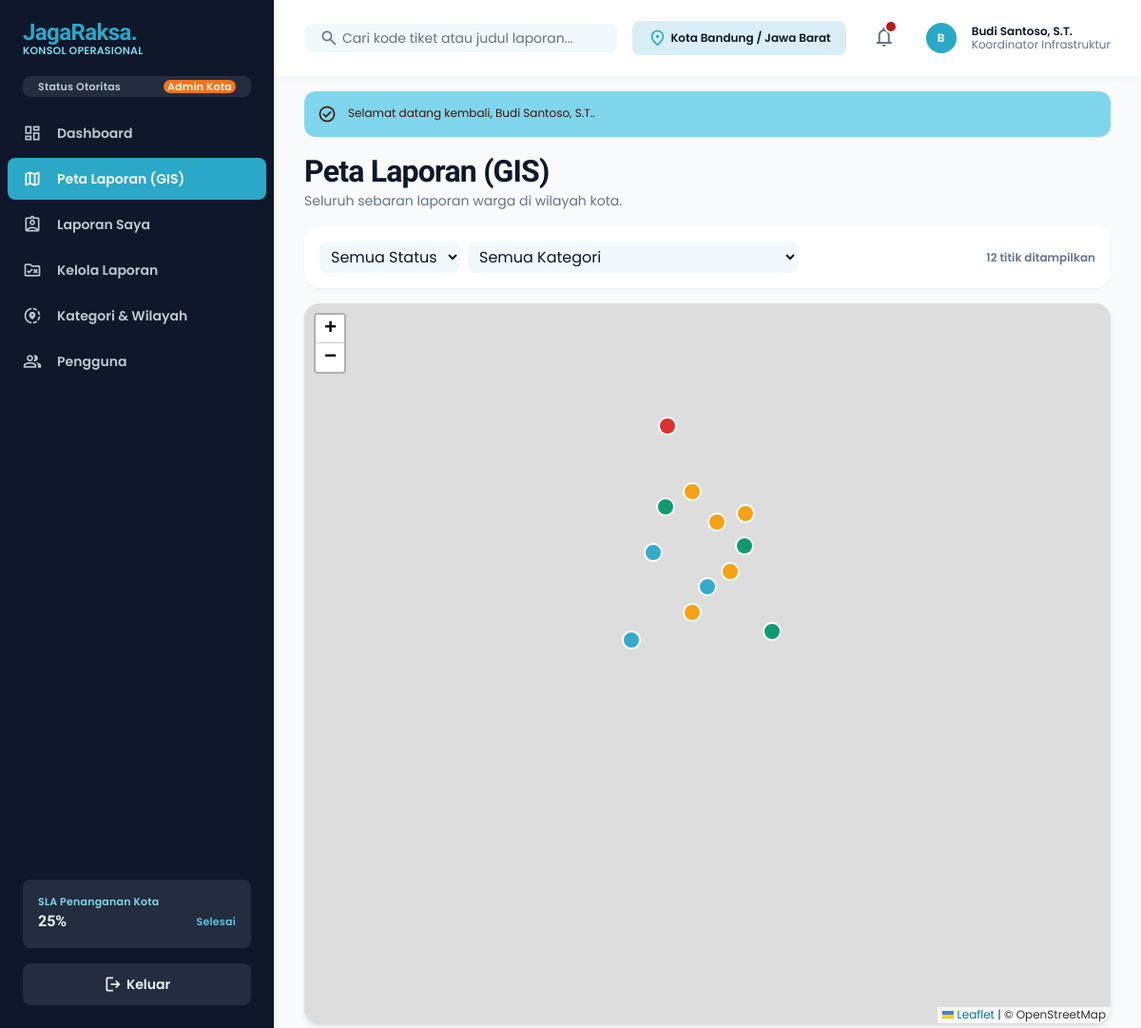
/peta.php (signed in), run on the app's committed database.
### tables this page shows
CREATE TABLE users (
  id          BIGINT UNSIGNED NOT NULL AUTO_INCREMENT,
  name        VARCHAR(150) NOT NULL,
  username    VARCHAR(50)  NOT NULL,
  email       VARCHAR(190) NOT NULL,
  phone       VARCHAR(25)  NULL,
  password    VARCHAR(255) NOT NULL,                  
  role        ENUM('admin','petugas','pelapor') NOT NULL DEFAULT 'pelapor',
  jabatan     VARCHAR(120) NULL,
  agency_id   INT UNSIGNED NULL,
  is_active   TINYINT(1)   NOT NULL DEFAULT 1,
  last_login  DATETIME     NULL,
  created_at  TIMESTAMP NOT NULL DEFAULT CURRENT_TIMESTAMP,
  PRIMARY KEY (id),
  UNIQUE KEY uq_users_username (username),
  UNIQUE KEY uq_users_email (email),
  KEY idx_users_role (role),
  CONSTRAINT fk_users_agency FOREIGN KEY (agency_id) REFERENCES agencies (id) ON DELETE SET NULL
);

CREATE TABLE notifications (
  id         BIGINT UNSIGNED NOT NULL AUTO_INCREMENT,
  user_id    BIGINT UNSIGNED NOT NULL,
  report_id  BIGINT UNSIGNED NULL,
  message    VARCHAR(300) NOT NULL,
  is_read    TINYINT(1) NOT NULL DEFAULT 0,
  created_at TIMESTAMP NOT NULL DEFAULT CURRENT_TIMESTAMP,
  PRIMARY KEY (id),
  KEY idx_notif_user (user_id, is_read),
  CONSTRAINT fk_notif_user   FOREIGN KEY (user_id)   REFERENCES users (id)   ON DELETE CASCADE,
  CONSTRAINT fk_notif_report FOREIGN KEY (report_id) REFERENCES reports (id) ON DELETE CASCADE
);

### peta.php (the view, shortened to what this page needs)
<?php
require_once __DIR__ . '/config.php';
$user   = require_login();
$active = 'peta';
include __DIR__ . '/includes/app_top.php';
?>
<div class="mb-space-md">
  <h1 class="font-headline-xl text-headline-xl tracking-tight">Peta Laporan (GIS)</h1>
  <p class="font-body-md text-body-md text-on-surface-variant"><?= is_staff($user) ? 'Seluruh sebaran laporan warga di wilayah kota.' : 'Sebaran laporan yang Anda kirim.' ?></p>
</div>
<div class="bg-surface-container-lowest rounded-xl shadow-sm p-space-md mb-space-md flex flex-wrap gap-space-sm items-center">
  <select id="fs" class="rounded bg-surface-container-low px-space-sm py-space-xs"><option value="">Semua Status</option></select>
  <select id="fc" class="rounded bg-surface-container-low px-space-sm py-space-xs"><option value="">Semua Kategori</option></select>
  <span id="cnt" class="font-label-md text-label-md text-on-surface-variant ml-auto"></span>
</div>
<div id="gis" class="w-full h-[70vh] rounded-xl overflow-hidden shadow-md"></div>
<?php include __DIR__ . '/includes/app_bottom.php'; ?>

### includes/app_top.php (shortened to what this page needs)
<?php
require_once __DIR__ . '/../config.php';
$user = $user ?? require_login();
$menu = [
    ['dashboard',      'dashboard.php',        'dashboard',       'Dashboard',           ['admin','petugas','pelapor']],
    ['peta',           'peta.php',             'map',             'Peta Laporan (GIS)',  ['admin','petugas','pelapor']],
    ['laporan-saya',   'laporan-saya.php',     'assignment_ind',  'Laporan Saya',        ['admin','petugas','pelapor']],
    ['kelola',         'kelola-laporan.php',   'rule_folder',     'Kelola Laporan',      ['admin','petugas']],
    ['kategori',       'kategori-wilayah.php', 'share_location',  'Kategori & Wilayah',  ['admin']],
    ['pengguna',       'pengguna.php',         'group',           'Pengguna',            ['admin']],
];
$notifs = db()->prepare('SELECT * FROM notifications WHERE user_id = ? ORDER BY id DESC LIMIT 6');
$notifs->execute([$user['id']]);
$notifs = $notifs->fetchAll();
$unread = (int)db()->query('SELECT COUNT(*) FROM notifications WHERE is_read = 0 AND user_id = ' . (int)$user['id'])->fetchColumn();
$sla = stats_overview();
$slaPct = $sla['total'] ? round(($sla['selesai'] / $sla['total']) * 100, 1) : 0;
$searchAction = is_staff($user) ? 'kelola-laporan.php' : 'laporan-saya.php';
include __DIR__ . '/head.php';
?>
<body class="bg-background font-body-md text-on-surface antialiased">
<aside id="sidebar" class="fixed left-0 top-0 h-full w-72 bg-inverse-surface text-inverse-on-surface z-[1200] flex flex-col justify-between shadow-[0_1px_8px_rgba(16,42,67,0.08)] -translate-x-full lg:translate-x-0 transition-transform">
  <div class="flex flex-col">
    <a href="index.php" class="h-20 px-space-lg flex items-center gap-space-md">
      <div class="flex flex-col">
        <span class="font-extrabold text-2xl text-primary tracking-tight leading-none" style="font-family:'Bricolage Grotesque',Poppins,sans-serif">JagaRaksa.</span>
        <span class="font-label-sm text-label-sm text-tertiary-fixed leading-none mt-space-2xs">KONSOL OPERASIONAL</span>
      </div>
    </a>
    <div class="px-space-lg mb-space-md">
      <div class="flex items-center justify-between px-space-md py-space-xs rounded bg-surface-variant/10">
        <span class="font-label-sm text-label-sm text-inverse-on-surface/80">Status Otoritas</span>
        <span class="font-label-sm text-label-sm px-space-xs rounded bg-tertiary-container text-on-tertiary-container"><?= e(role_label($user['role'])) ?></span>
      </div>
    </div>
    <nav class="flex flex-col gap-space-xs px-space-sm">
      <?php foreach ($menu as [$key, $href, $icon, $label, $roles]): if (!in_array($user['role'], $roles, true)) continue;
        $on = ($active ?? '') === $key; ?>
        <a href="<?= $href ?>" <?= $on ? 'aria-current="page"' : '' ?>
           class="flex items-center gap-space-md px-space-md py-space-sm rounded transition-colors <?= $on ? 'bg-primary-container text-on-primary-container font-bold' : 'text-inverse-on-surface/80 hover:bg-surface-variant/20 hover:text-inverse-on-surface' ?>">
          <span class="material-symbols-outlined text-xl"><?= $icon ?></span>
          <span class="font-label-lg text-label-lg"><?= e($label) ?></span>
        </a>
      <?php endforeach; ?>
    </nav>
  </div>
  <div class="p-space-lg flex flex-col gap-space-md">
    <div class="p-space-md rounded bg-surface-variant/10 text-inverse-on-surface/80 flex flex-col gap-space-2xs">
      <span class="font-label-sm text-label-sm text-tertiary-fixed">SLA Penanganan Kota</span>
      <div class="flex items-center justify-between">
        <span class="font-headline-sm text-headline-sm text-inverse-on-surface"><?= $slaPct ?>%</span>
        <span class="font-label-sm text-label-sm text-tertiary-fixed-dim">Selesai</span>
      </div>
    </div>
    <a href="logout.php" class="flex items-center justify-center gap-space-xs px-space-md py-space-sm rounded bg-surface-variant/10 hover:bg-surface-variant/25 transition-colors font-label-lg text-label-lg">
      <span class="material-symbols-outlined text-xl">logout</span> Keluar
    </a>
  </div>
</aside>
<div class="lg:pl-72">
  <header class="fixed top-0 left-0 lg:left-72 right-0 h-20 bg-surface-container-lowest/90 backdrop-blur-md shadow-[0_1px_8px_rgba(16,42,67,0.04)] z-[1100] flex items-center justify-between px-margin-mobile lg:px-gutter-lg gap-space-md">
    <form method="get" action="<?= $searchAction ?>" class="flex items-center gap-space-md flex-1 max-w-lg">
      <div class="relative w-full">
        <span class="material-symbols-outlined absolute left-space-md top-1/2 -translate-y-1/2 text-on-surface-variant text-xl">search</span>
        <input name="q" value="<?= e($_GET['q'] ?? '') ?>" class="w-full pl-10 pr-space-md py-space-xs rounded bg-surface-container-low text-on-surface placeholder:text-on-surface-variant focus:outline-none focus:ring-2 focus:ring-primary font-body-md text-body-md" placeholder="Cari kode tiket atau judul laporan..." type="text"/>
      </div>
    </form>
    <div class="flex items-center gap-space-lg">
      <div class="hidden md:flex items-center gap-space-xs px-space-md py-space-xs rounded bg-surface-container-high text-on-surface">
        <span class="material-symbols-outlined text-primary text-xl">location_on</span>
        <span class="font-label-md text-label-md">Kota Bandung / Jawa Barat</span>
      </div>
      <div class="relative">
        <button type="button" onclick="document.getElementById('notifBox').classList.toggle('hidden')" class="relative p-space-xs rounded hover:bg-surface-container text-on-surface-variant hover:text-on-surface transition-colors">
          <span class="material-symbols-outlined text-2xl">notifications</span>
          <?php if ($unread): ?><span class="absolute top-1 right-1 w-2.5 h-2.5 rounded-full bg-error ring-2 ring-surface-container-lowest"></span><?php endif; ?>
        </button>
      </div>
      <div class="flex items-center gap-space-md pl-space-xs">
        <?= user_avatar($user) ?>
        <div class="hidden sm:flex flex-col text-left">
          <span class="font-label-md text-label-md text-on-surface leading-none"><?= e($user['name']) ?></span>
          <span class="font-body-sm text-body-sm text-on-surface-variant leading-none mt-space-2xs"><?= e($user['jabatan'] ?: role_label($user['role'])) ?></span>
        </div>
      </div>
    </div>
  </header>
  <main class="relative pt-20 bg-background min-h-screen px-margin-mobile lg:px-gutter-lg py-space-xl">
    <div class="flex flex-col w-full pt-space-md">
    <?= flash_render() ?>

### config.php (shortened to what this page needs)
<?php
function db()
{
    static $pdo = null;
    if ($pdo === null) {
        try {
            $pdo = new PDO(
                'mysql:host=' . DB_HOST . ';port=' . DB_PORT . ';dbname=' . DB_NAME . ';charset=utf8mb4',
                DB_USER,
                DB_PASS,
                [
                    PDO::ATTR_ERRMODE            => PDO::ERRMODE_EXCEPTION,
                    PDO::ATTR_DEFAULT_FETCH_MODE => PDO::FETCH_ASSOC,
                    PDO::ATTR_EMULATE_PREPARES   => true,
                ]
            );
            $pdo->exec("SET time_zone = '+07:00'");
        } catch (PDOException $ex) {
            http_response_code(500);
            $msg = 'Koneksi database gagal. Pastikan MySQL berjalan, database.sql sudah diimpor, dan kredensial di config.php benar.';
            if (APP_DEBUG) {
                $msg .= "\n\nDetail: " . $ex->getMessage() . "\n\nBuka diagnosa.php untuk pemeriksaan lengkap.";
            }
            header('Content-Type: text/plain; charset=utf-8');
            exit($msg);
        }
    }
    return $pdo;
}
function e($v)
{
    return htmlspecialchars((string)$v, ENT_QUOTES | ENT_SUBSTITUTE, 'UTF-8');
}
function flash_render()
{
    $f = $_SESSION['flash'];
    $ok  = $f['type'] === 'success';
    $cls = $ok ? 'bg-tertiary-fixed text-on-tertiary-fixed' : 'bg-error-container text-on-error-container';
    $ico = $ok ? 'check_circle' : 'error';
    return '<div class="flex items-start gap-3 p-3.5 rounded-lg mb-4 ' . $cls . '">'
        . '<span class="material-symbols-outlined text-[20px] shrink-0">' . $ico . '</span>'
        . '<p class="font-body-sm text-body-sm">' . e($f['msg']) . '</p></div>';
}
function current_user()
{
    static $loaded = false, $user = null;
    if (!$loaded) {
        if (!empty($_SESSION['uid'])) {
            $st = db()->prepare('SELECT u.*, a.name AS agency_name FROM users u
                                 LEFT JOIN agencies a ON a.id = u.agency_id
                                 WHERE u.id = ? AND u.is_active = 1');
            $st->execute([(int)$_SESSION['uid']]);
            $user = $st->fetch() ?: null;
        }
    }
    return $user;
}
function is_staff($u = null)
{
    $u = $u ?: current_user();
    return $u && in_array($u['role'], ['admin', 'petugas'], true);
}
function require_login()
{
    $u = current_user();
    return $u;
}
function role_label($role)
{
    $m = ['admin' => 'Admin Kota', 'petugas' => 'Petugas Lapangan', 'pelapor' => 'Warga Pelapor'];
    return $m[$role] ?? $role;
}
function user_avatar($u)
{
    $initial = mb_strtoupper(mb_substr($u['name'], 0, 1));
    return '<div class="w-8 h-8 rounded-full bg-primary-container text-on-primary-container flex items-center justify-center font-label-md text-label-md">'
        . e($initial) . '</div>';
}
function stats_overview($userId = null)
{
    $where = $userId ? 'WHERE user_id = ' . (int)$userId : '';
    $rows  = db()->query("SELECT status, COUNT(*) c FROM reports $where GROUP BY status")->fetchAll();
    $out   = ['total' => 0, 'pending' => 0, 'proses' => 0, 'selesai' => 0, 'ditolak' => 0];
    foreach ($rows as $r) {
        $out[$r['status']] = (int)$r['c'];
        $out['total']     += (int)$r['c'];
    }
    return $out;
}

### includes/head.php (style rules this page uses)
.material-symbols-outlined { font-variation-settings:'FILL' 0,'wght' 400,'GRAD' 0,'opsz' 24 }
.leaflet-container { font-family:Poppins,sans-serif }
body { font-family:Poppins,sans-serif }
html { scroll-behavior:smooth }

### data on the page
users: role "Admin Kota", name "B", name "Budi Santoso, S.T.", jabatan "Koordinator Infrastruktur"
notifications: id "25"

### other printed values
$label "Dashboard"
$label "Peta Laporan (GIS)"
$label "Laporan Saya"
$label "Kelola Laporan"
$label "Kategori & Wilayah"
$label "Pengguna"
$f['msg'] "Selamat datang kembali, Budi Santoso, S.T.."
